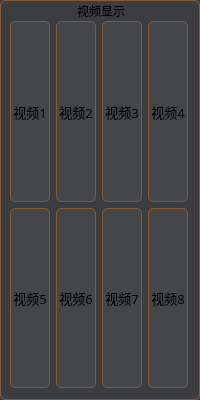
              <widget class="QGroupBox" name="groupBox_2">
               <property name="minimumSize">
                <size>
                 <width>200</width>
                 <height>400</height>
                </size>
               </property>
               <property name="font">
                <font>
                 <family>黑体</family>
                </font>
               </property>
               <property name="styleSheet">
                <string notr="true">background-color: rgb(59, 61, 65);
border-color: rgb(134, 89, 52);
border-style: solid;
border-width: 1px;border-radius:5px;</string>
               </property>
               <property name="title">
                <string>视频显示</string>
               </property>
               <property name="alignment">
                <set>Qt::AlignBottom|Qt::AlignHCenter</set>
               </property>
               <property name="flat">
                <bool>false</bool>
               </property>
               <property name="checkable">
                <bool>false</bool>
               </property>
               <layout class="QVBoxLayout" name="verticalLayout_10" stretch="0">
                <property name="spacing">
                 <number>6</number>
                </property>
                <property name="sizeConstraint">
                 <enum>QLayout::SetNoConstraint</enum>
                </property>
                <property name="leftMargin">
                 <number>9</number>
                </property>
                <property name="topMargin">
                 <number>20</number>
                </property>
                <item>
                 <layout class="QGridLayout" name="gridLayout">
                  <item row="0" column="1">
                   <widget class="QLabel" name="label_6">
                    <property name="font">
                     <font>
                      <family>黑体</family>
                      <pointsize>10</pointsize>
                     </font>
                    </property>
                    <property name="styleSheet">
                     <string notr="true">background-color: rgb(68, 70, 74);</string>
                    </property>
                    <property name="text">
                     <string>视频2</string>
                    </property>
                    <property name="scaledContents">
                     <bool>true</bool>
                    </property>
                    <property name="alignment">
                     <set>Qt::AlignCenter</set>
                    </property>
                   </widget>
                  </item>
                  <item row="1" column="1">
                   <widget class="QLabel" name="label_10">
                    <property name="font">
                     <font>
                      <family>黑体</family>
                      <pointsize>10</pointsize>
                     </font>
                    </property>
                    <property name="styleSheet">
                     <string notr="true">background-color: rgb(68, 70, 74);</string>
                    </property>
                    <property name="text">
                     <string>视频6</string>
                    </property>
                    <property name="scaledContents">
                     <bool>true</bool>
                    </property>
                    <property name="alignment">
                     <set>Qt::AlignCenter</set>
                    </property>
                   </widget>
                  </item>
                  <item row="1" column="4">
                   <widget class="QLabel" name="label_12">
                    <property name="font">
                     <font>
                      <family>黑体</family>
                      <pointsize>10</pointsize>
                     </font>
                    </property>
                    <property name="styleSheet">
                     <string notr="true">background-color: rgb(68, 70, 74);</string>
                    </property>
                    <property name="text">
                     <string>视频8</string>
                    </property>
                    <property name="scaledContents">
                     <bool>true</bool>
                    </property>
                    <property name="alignment">
                     <set>Qt::AlignCenter</set>
                    </property>
                   </widget>
                  </item>
                  <item row="0" column="0">
                   <widget class="QLabel" name="label_5">
                    <property name="font">
                     <font>
                      <family>黑体</family>
                      <pointsize>10</pointsize>
                     </font>
                    </property>
                    <property name="styleSheet">
                     <string notr="true">background-color: rgb(68, 70, 74);</string>
                    </property>
                    <property name="frameShape">
                     <enum>QFrame::StyledPanel</enum>
                    </property>
                    <property name="frameShadow">
                     <enum>QFrame::Raised</enum>
                    </property>
                    <property name="lineWidth">
                     <number>4</number>
                    </property>
                    <property name="midLineWidth">
                     <number>0</number>
                    </property>
                    <property name="text">
                     <string>视频1</string>
                    </property>
                    <property name="scaledContents">
                     <bool>true</bool>
                    </property>
                    <property name="alignment">
                     <set>Qt::AlignCenter</set>
                    </property>
                   </widget>
                  </item>
                  <item row="1" column="0">
                   <widget class="QLabel" name="label_9">
                    <property name="font">
                     <font>
                      <family>黑体</family>
                      <pointsize>10</pointsize>
                     </font>
                    </property>
                    <property name="styleSheet">
                     <string notr="true">background-color: rgb(68, 70, 74);</string>
                    </property>
                    <property name="text">
                     <string>视频5</string>
                    </property>
                    <property name="scaledContents">
                     <bool>true</bool>
                    </property>
                    <property name="alignment">
                     <set>Qt::AlignCenter</set>
                    </property>
                   </widget>
                  </item>
                  <item row="1" column="3">
                   <widget class="QLabel" name="label_11">
                    <property name="font">
                     <font>
                      <family>黑体</family>
                      <pointsize>10</pointsize>
                     </font>
                    </property>
                    <property name="styleSheet">
                     <string notr="true">background-color: rgb(68, 70, 74);</string>
                    </property>
                    <property name="text">
                     <string>视频7</string>
                    </property>
                    <property name="scaledContents">
                     <bool>true</bool>
                    </property>
                    <property name="alignment">
                     <set>Qt::AlignCenter</set>
                    </property>
                   </widget>
                  </item>
                  <item row="0" column="4">
                   <widget class="QLabel" name="label_8">
                    <property name="font">
                     <font>
                      <family>黑体</family>
                      <pointsize>10</pointsize>
                     </font>
                    </property>
                    <property name="styleSheet">
                     <string notr="true">background-color: rgb(68, 70, 74);</string>
                    </property>
                    <property name="text">
                     <string>视频4</string>
                    </property>
                    <property name="scaledContents">
                     <bool>true</bool>
                    </property>
                    <property name="alignment">
                     <set>Qt::AlignCenter</set>
                    </property>
                   </widget>
                  </item>
                  <item row="0" column="3">
                   <widget class="QLabel" name="label_7">
                    <property name="font">
                     <font>
                      <family>黑体</family>
                      <pointsize>10</pointsize>
                      <weight>50</weight>
                      <bold>false</bold>
                     </font>
                    </property>
                    <property name="styleSheet">
                     <string notr="true">background-color: rgb(68, 70, 74);</string>
                    </property>
                    <property name="text">
                     <string>视频3</string>
                    </property>
                    <property name="scaledContents">
                     <bool>true</bool>
                    </property>
                    <property name="alignment">
                     <set>Qt::AlignCenter</set>
                    </property>
                   </widget>
                  </item>
                 </layout>
                </item>
               </layout>
              </widget>
